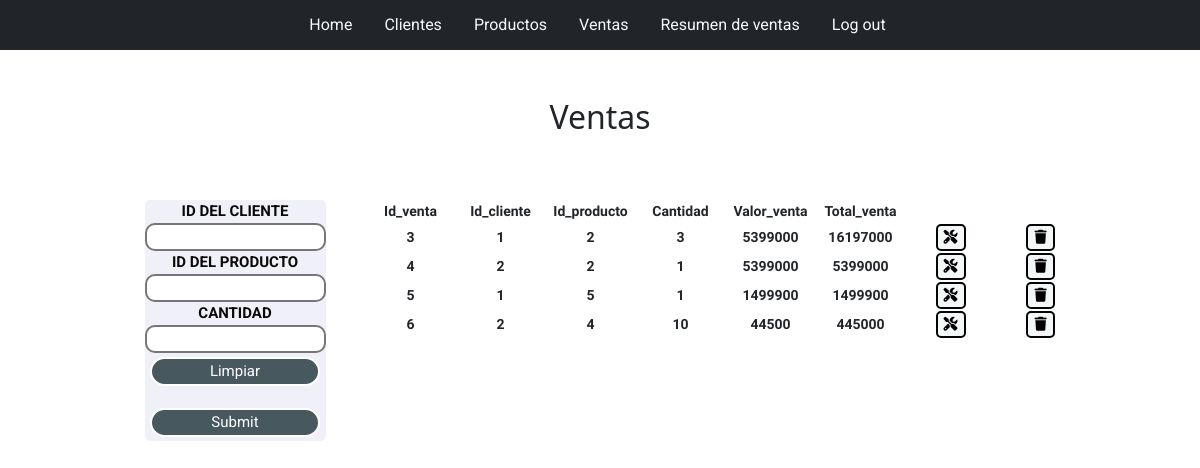
/crudztienda/indexclienteproducto.php, run on the app's committed database.
### tables this page shows
CREATE TABLE `clienteproducto` (
  `id_venta` int(11) NOT NULL,
  `id_producto1` int(10) NOT NULL,
  `id_cliente1` int(10) NOT NULL,
  `cantidad` int(10) NOT NULL,
  `valor_venta` double NOT NULL,
  `total_venta` double NOT NULL
);

### crudztienda/indexclienteproducto.php (the view, shortened to what this page needs)
<?php
require('ds.php');
include('header.php');
    $sentencia=$bd->query("SELECT *FROM clienteproducto");
    $ventas=$sentencia->fetchALL(PDO::FETCH_OBJ);
?>
<!DOCTYPE html>
<html lang="en">
<head>
  <link rel="stylesheet" href="estiloProducto.css">
</head>
<body>
    <h2 class="text-dark text-center mt-5">Ventas</h2>
    <div class="contenedort mt-3">
        <div class="contenedorFormulario mt-5 ">
    <form action="guardarclienteproducto.php" method="POST">
        <div>
            <label for="">ID DEL CLIENTE</label>
            <br>
            <input type="text" name="idCliente1">
        </div>
            <div>
                <label for="">ID DEL PRODUCTO</label>
                <br>
                <input type="text" name="IdProducto1">
            </div>
            <div>
                <label for="">CANTIDAD</label>
                <br>
                <input type="text" name="cantidadProd">
            </div>
            <div>
           <input id="botones" type="reset" value="Limpiar" class="mt-1">
           <br>
           <br>
             <input id="botones" type="submit" name="bntenviar" class=" mb-1">
            </div>
        </form>
        </div>
        <div class="containertabla">
            <table>
            <tr>
              <td>id_venta</td>
             <td>id_cliente</td>
             <td>id_producto</td>
             <td>cantidad</td>
             <td>valor_venta</td>
             <td>total_venta</td>
              </tr>
            <?php
            foreach($ventas as $venta){
              ?>
              <tr>
                    <td><?php echo $venta->id_venta ?></td>
                  <td><?php echo $venta->id_cliente1 ?></td>
                  <td><?php echo $venta->id_producto1 ?></td>
                  <td><?php echo $venta->cantidad ?></td>
                  <td><?php echo $venta->valor_venta ?></td>
                  <td><?php echo $venta->total_venta?></td>
                  <td><a href="preactualizarclienteproducto.php?id=<?php echo $venta->id_venta; ?>"><button><i class="fa-solid fa-screwdriver-wrench"></i></button></a></td>
                  <td><a href="eliminarclienteproducto.php?id=<?php echo $venta->id_venta; ?>"><button><i class="fa-solid fa-trash"></i></button></a></td>
              </tr>
              <?php
            }
            ?>
            </table>
        </div>
    </div>
</body>
</html>

### crudztienda/estiloheader.css (style rules this page uses)
a { font-family: 'Roboto', sans-serif; }

### crudztienda/estiloProducto.css (style rules this page uses)
td { text-align: center; width: 90px; font-family: 'Libre Franklin', sans-serif; text-transform:capitalize; font-size: 14px; border-style:solid ; border-color: rgba(248, 247, 247, ); border-radius:5px; font-weight:bold; }
tr { border-style: dotted; }
.contenedorFormulario { display: flex; justify-content:flex-start; margin-right: 40px; margin-left: 30px; text-align: center; border-radius: 5px; width:max-content; background-color:rgba(231, 231, 243, 0.6);; color: rgb(11, 8, 8); font-weight: bold; margin-top: 3em; font-size: 15px; text-transform: capitalize; font-family: 'Roboto', sans-serif; }
.contenedort { display: flex; justify-content: center; }
input { border-style: solid ; border-radius: 10px; }
button { background-color: rgba(233, 240, 240, 0.5); border-color: rgb(5, 5, 5); border-radius: 5px; border-style: solid; }
#botones { width: 170px; border-style: solid; border-radius: 30px; border-color: white; background-color: rgb(30, 50, 58,0.8); color: rgb(255, 255, 255); }
.containertabla { margin-top: 3em; }

### data on the page
clienteproducto: id_venta "3", id_cliente1 "1", id_producto1 "2", cantidad "3", valor_venta "5399000", total_venta "16197000"
clienteproducto: id_venta "4", id_cliente1 "2", id_producto1 "2", cantidad "1", valor_venta "5399000", total_venta "5399000"
clienteproducto: id_venta "5", id_cliente1 "1", id_producto1 "5", cantidad "1", valor_venta "1499900", total_venta "1499900"
clienteproducto: id_venta "6", id_cliente1 "2", id_producto1 "4", cantidad "10", valor_venta "44500", total_venta "445000"
